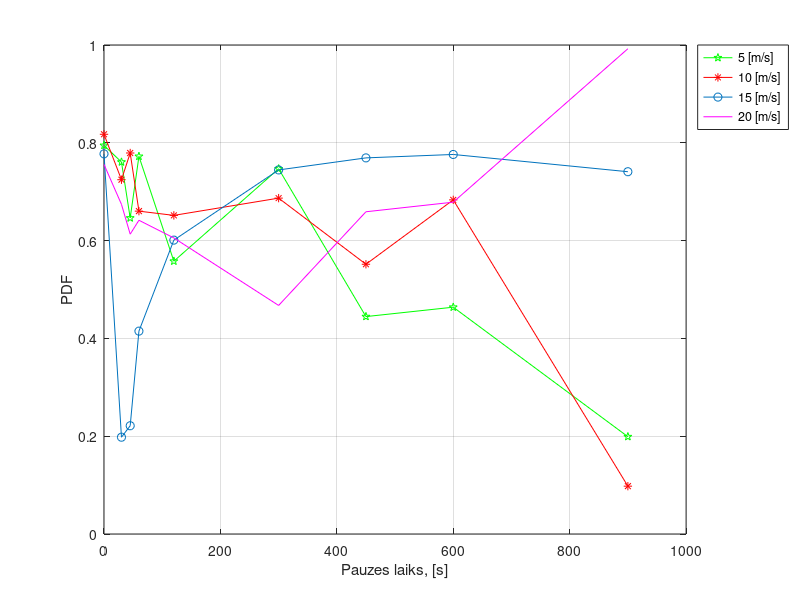
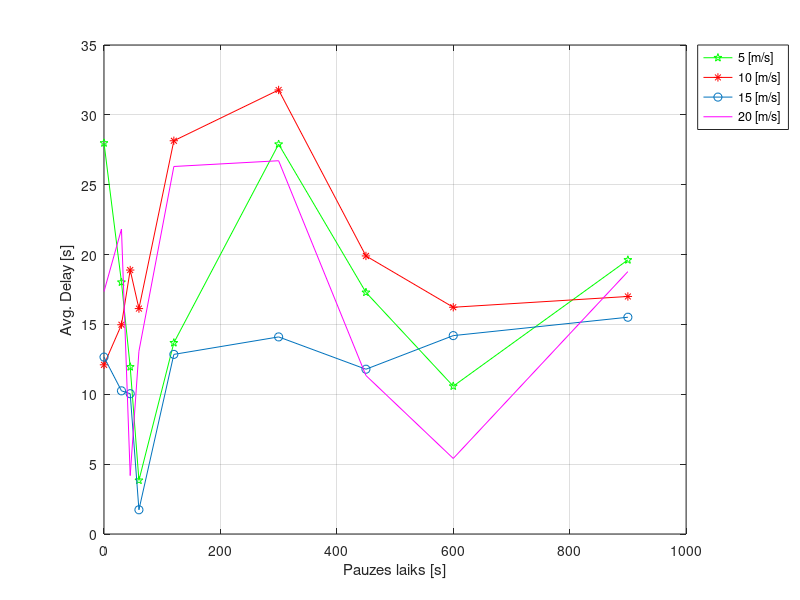
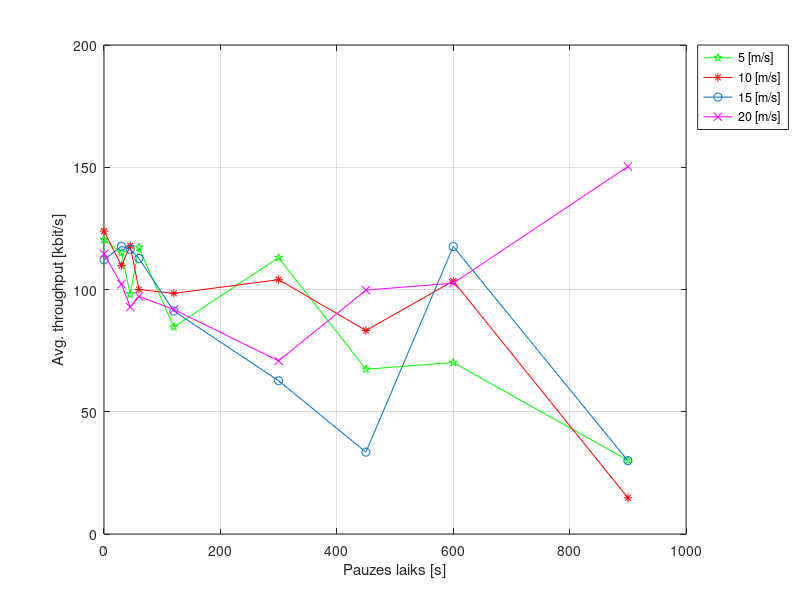
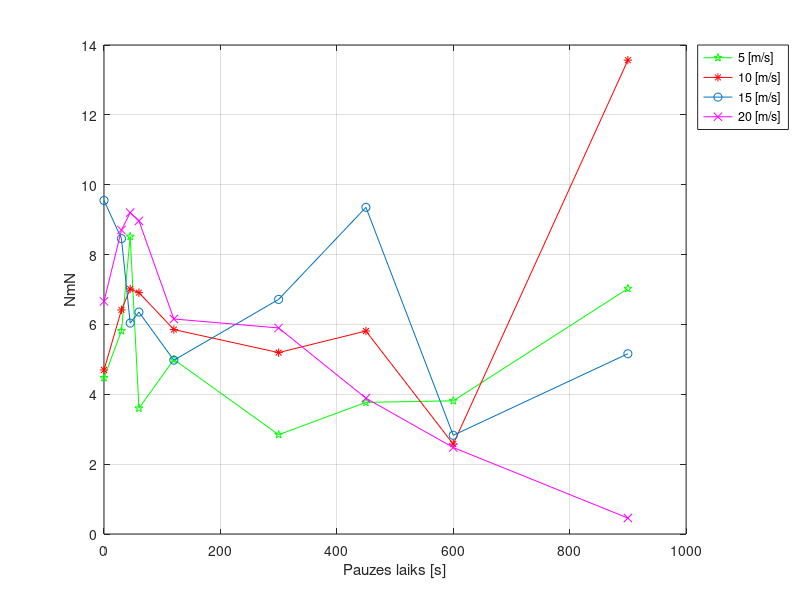

Reproduce these figures in MATLAB, in order.
pause=[0 30 45 60 120 300 450 600 900];
max5_pdf=[0.794662127245645 0.760668411761125 0.646280791166121 0.772285939680806  0.557911661206164 0.746873954181752 0.444619916785617 0.46383121232418 0.199011803458688];
max5_avT=[120.35 115.05 98.08 117.19 84.68 113.02 67.41 70.14 30.14]; %[kbps]
max5_delay=[27.986231 18.022185 11.961217 3.841986 13.684612 27.901133 17.293809 10.581510 19.617216]; %[s]
max5_NmN=[ 4.47299365006503 5.81501340482574  8.51877581674803  3.60000785761993 4.99652003697461 2.84382255896371 3.76864754098361 3.81325894322284 7.02574712643678];

max10_delay=[12.110384  14.978449  18.891833 16.133772 28.146243  31.780853  19.902480 16.229329 17.001239];
max10_pdf=[0.817438857663679 0.724498480243161  0.77914371785899 0.660242575310819 0.651581641982081 0.686872985954885 0.55163996948894 0.683298367235246 0.0978184805427937];
max10_avT=[123.89 109.75 117.88 100.00 98.43 104.02 83.24 103.46 14.80];
max10_NmN=[4.69694491934884 6.41579963081054 7.01616871704745 6.91068139963168 5.85323417987933 5.1937682570594 5.81067477876106 2.57335469229742 13.5654743390358];


max15_pdf=[0.777432806745198  0.197956887902466 0.221376833647818  0.414873514172508  0.600976852834997 0.744510674533179 0.769162915196496 0.77614840452986  0.740872581234027];
max15_avT=[112.11 117.69 116.42 112.71 91.20 62.67 33.49 117.59 29.98]; 
max15_NmN=[9.54901236088867  8.45618838992333  6.03899236761973  6.35386626363302  4.97622412922766 6.71672054069938  9.35262579048666 2.8260835519361 5.16111196436799 ];
max15_delay=[12.661004 10.248375  10.042278 1.734182 12.856293 14.106861 11.794343 14.199613 15.515321];

max20_delay=[17.354478  21.829388   4.180406  13.082088  26.304710  26.716284  11.344534  5.407344  18.780997];
max20_pdf=[0.755718234561526 0.674143643050363 0.613169099756691 0.641613226757438 0.60545807783376 0.467414432488297 0.658972721467019 0.678605146946855 0.992369429075211];
max20_avT=[114.54 102.12 92.82 97.19  91.83 70.80 99.76 102.59 150.29];
max20_NmN=[6.66027573455525 8.70256988277728 9.20192450771291 8.9653735019658 6.15617949360742 5.8990050074787 3.88771978402326 2.47621398438201 0.457065833409919];


figure(1)
plot(pause, max5_pdf, 'g-p',pause, max10_pdf, 'r-*',pause, max15_pdf, '-o',pause, max20_pdf, 'm'), grid on;
vleg = legend('5 [m/s]','10 [m/s]','15 [m/s]','20 [m/s]',...
		'Location','NorthEastOutside');
	xlabel('Pauzes laiks, [s]')
	ylabel('PDF')
	%title('PDF')

figure(2)
plot(pause, max5_delay, 'g-p',pause, max10_delay, 'r-*',pause, max15_delay, '-o',pause, max20_delay, 'm'), grid on
vleg = legend('5 [m/s]','10 [m/s]','15 [m/s]','20 [m/s]',...
		'Location','NorthEastOutside');
	xlabel('Pauzes laiks [s]')
	ylabel('Avg. Delay [s]')
	%title('Videja aizkave tikla')

figure(3)
plot(pause, max5_avT, 'g-p',pause, max10_avT, 'r-*',pause, max15_avT, '-o',pause, max20_avT, '-mx'), grid on
vleg = legend('5 [m/s]','10 [m/s]','15 [m/s]','20 [m/s]',...
		'Location','NorthEastOutside');
	xlabel('Pauzes laiks [s]')
	ylabel('Avg. throughput [kbit/s]')

figure(4)
plot(pause, max5_NmN, 'g-p', pause, max10_NmN, 'r-*', pause, max15_NmN, '-o', pause, max20_NmN, '-mx'), grid on
vleg = legend('5 [m/s]','10 [m/s]','15 [m/s]','20 [m/s]',...
		'Location','NorthEastOutside');
	xlabel('Pauzes laiks [s]')
	ylabel('NmN')
    
    
 v=[0 5 10 15 20];
 figure(5)
plot(v, [max15_delay(1,9), max5_delay(1,1), max10_delay(1,1), max15_delay(1,1), max20_delay(1,1)],'r-o'), grid on,
	xlabel('Max atrums [m/s]')
	ylabel('Vid. aizkave [s]')
    axis([0 21 0 35]);
 
figure(6)
plot(v, [max15_avT(1,9), max5_avT(1,1), max10_avT(1,1), max15_avT(1,1), max20_avT(1,1)],'r-o'), grid on,
	xlabel('Max atrums [m/s]')
	ylabel('Avg. throughput [kbit/s]')
    axis([0 21 20 140]);

figure(7)
plot(v, [0.55, max5_pdf(1,1), max10_pdf(1,1), max15_pdf(1,1), max20_pdf(1,1)],'r-o'), grid on,
	xlabel('Max atrums [m/s]')
	ylabel('PDF')
    axis([0 21 0 1]);

    figure(8)
plot(v, [max5_NmN(1,9), max5_NmN(1,1), max10_NmN(1,1), max15_NmN(1,1), max20_NmN(1,1)],'r-o'), grid on,
	xlabel('Max atrums [m/s]')
	ylabel('NmN')
   axis([0 21 0 10]);
